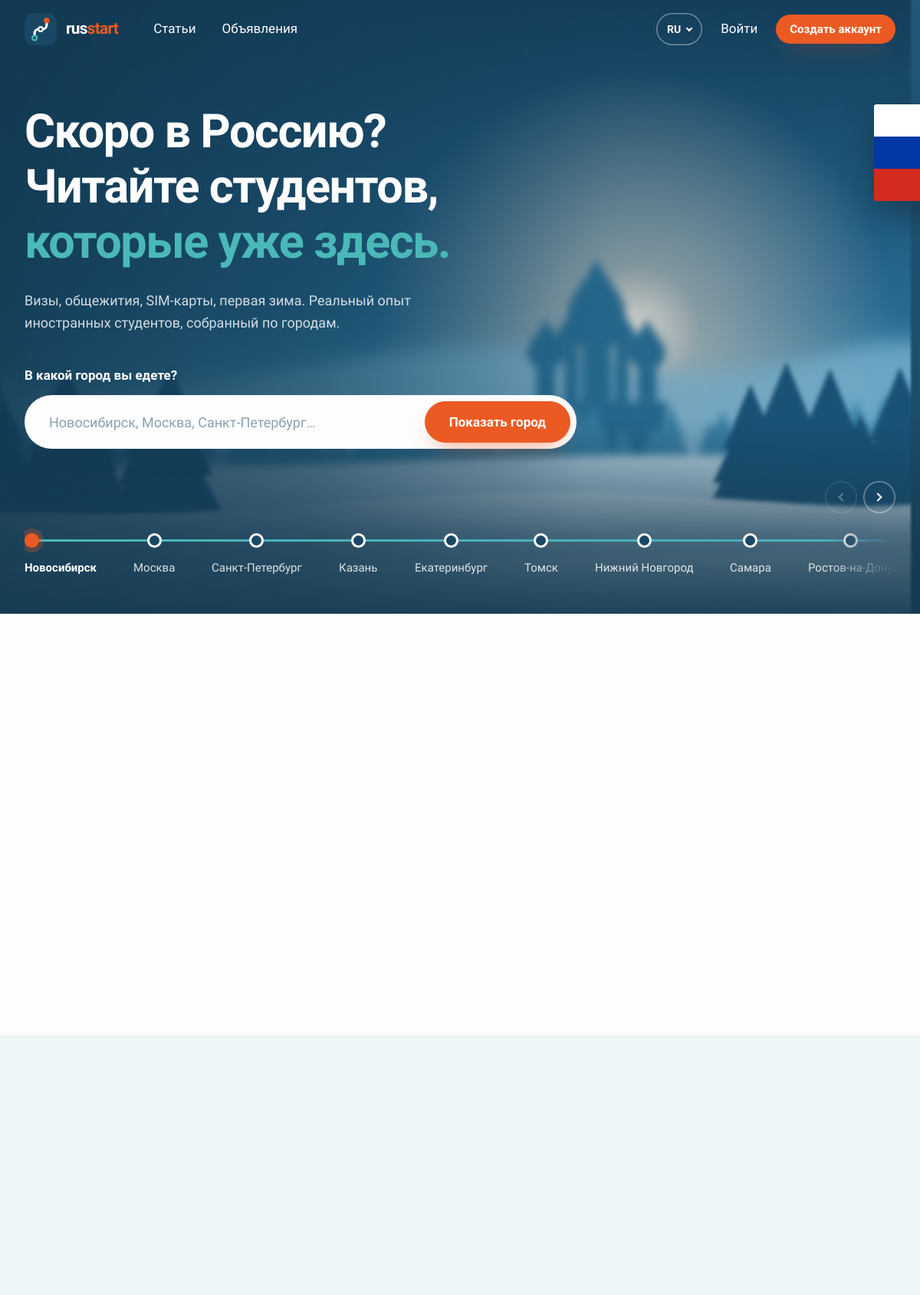
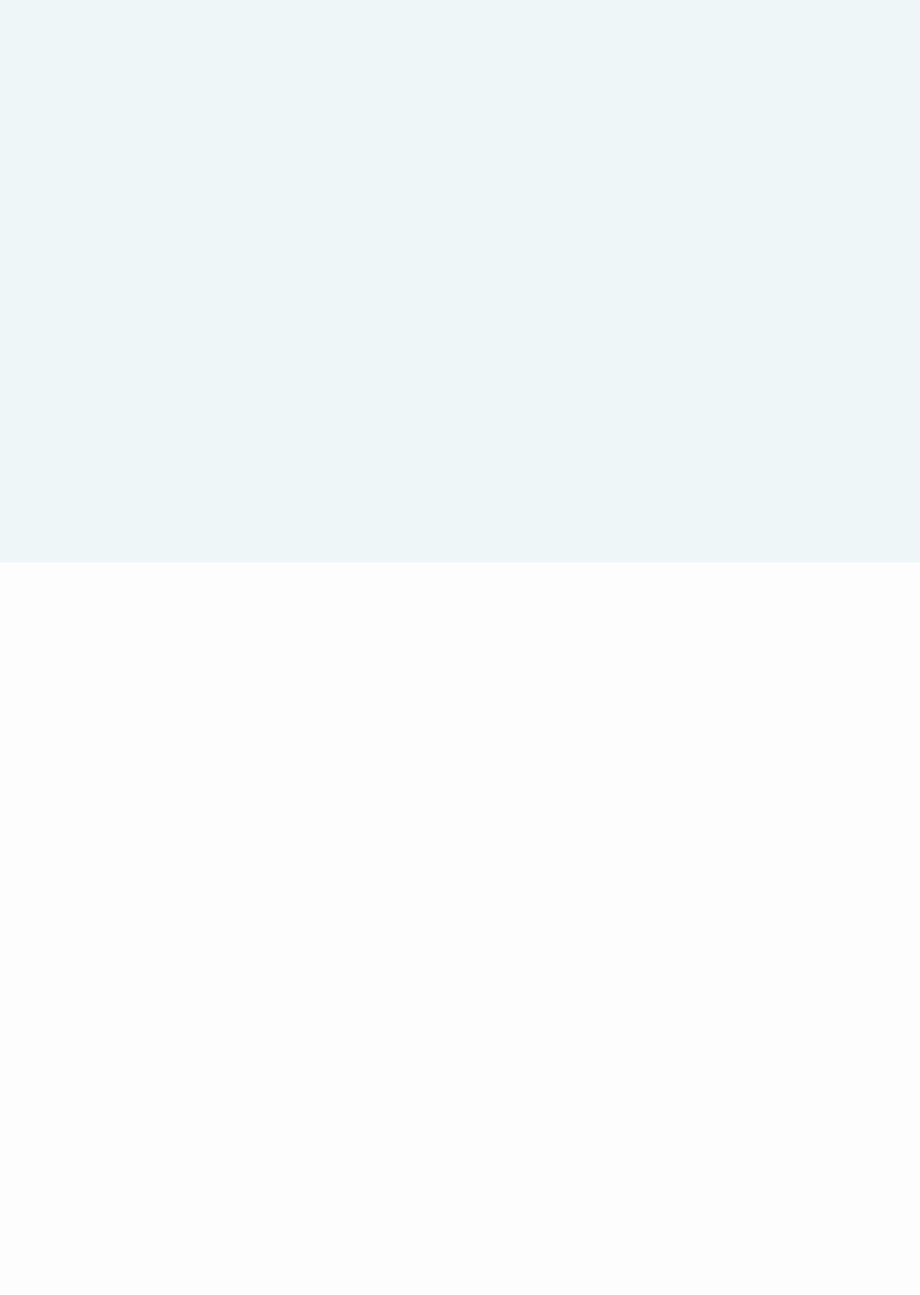
Page /ru/ (upper part) on the committed database (2 pictures, top to bottom).
### tables this page shows
CREATE TABLE IF NOT EXISTS cities (
    id         INT UNSIGNED AUTO_INCREMENT PRIMARY KEY,
    name       VARCHAR(80)  NOT NULL,
    name_ru    VARCHAR(80)  NULL,
    slug       VARCHAR(100) NOT NULL UNIQUE,
    is_default TINYINT(1)   NOT NULL DEFAULT 0,
    created_at TIMESTAMP    NOT NULL DEFAULT CURRENT_TIMESTAMP
);

### app/helpers.php (called while the page is built, shortened)
<?php
function e($value): string
{
    return htmlspecialchars((string) $value, ENT_QUOTES, 'UTF-8');
}
function url(string $path = ''): string
{
    return BASE_URL . (LANG === 'ru' ? '/ru' : '') . '/' . ltrim($path, '/');
}
function render(string $view, array $data = []): void
{
    extract($data);
    require ROOT . "/app/views/$view.php";
    require ROOT . '/app/views/layout.php';
}
function all_cities(): array
{
    global $config;
    static $rows = null;
    return $rows ??= q('SELECT c.id, ' . name_sql('c') . ' AS name, c.slug FROM cities c
                        ORDER BY c.slug = ? DESC, c.is_default DESC, IF(c.is_default, c.id, 0), name',
        [$config['main_city']])->fetchAll();
}

### app/pages/home.php (called while the page is built)
<?php
$articles = find_posts('articles', [], 5);
$ads = find_posts('ads', [], 6);
$topics = q("SELECT " . name_sql('k') . " AS name, k.slug, COUNT(a.id) AS total
             FROM categories k LEFT JOIN articles a ON a.category_id = k.id
             WHERE k.type = 'article'
             GROUP BY k.id ORDER BY k.is_default DESC, total DESC, k.id LIMIT 20")->fetchAll();
render('home', [
    'title'    => t('Student guides and marketplace for life in Russia'),
    'articles' => $articles,
    'ads'      => $ads,
    'topics'   => $topics,
    'stations' => all_cities(),
    'bodyClass' => 'is-home',
]);

### app/i18n.php (called while the page is built, shortened)
<?php
function t(string $text, ...$args): string
{
    $text = $GLOBALS['strings'][$text] ?? $text;
    return $args ? vsprintf($text, $args) : $text;
}
function et(string $text, ...$args): string
{
    return htmlspecialchars(t($text, ...$args), ENT_QUOTES, 'UTF-8');
}
function name_sql(string $alias): string
{
    return LANG === 'ru' ? "COALESCE(NULLIF($alias.name_ru, ''), $alias.name)" : "$alias.name";
}

### app/db.php (called while the page is built)
<?php
function db(): PDO
{
    static $pdo = null;
    if ($pdo === null) {
        global $config;
        $d = $config['db'];
        $dsn = "mysql:host={$d['host']};port={$d['port']};dbname={$d['name']};charset=utf8mb4";
        try {
            $pdo = new PDO($dsn, $d['user'], $d['pass'], [
                PDO::ATTR_ERRMODE            => PDO::ERRMODE_EXCEPTION,
                PDO::ATTR_DEFAULT_FETCH_MODE => PDO::FETCH_ASSOC,
                PDO::ATTR_EMULATE_PREPARES   => false,
            ]);
        } catch (PDOException $e) {
            http_response_code(500);
            $detail = $config['debug'] ? htmlspecialchars($e->getMessage()) : '';
            exit("<h1>Database is not reachable</h1><p>Check that MySQL is running and the settings in config/config.php are correct.</p><p>$detail</p>");
        }
    }
    return $pdo;
}
function q(string $sql, array $params = []): PDOStatement
{
    $st = db()->prepare($sql);
    $st->execute($params);
    return $st;
}

### config/config.php (called while the page is built, shortened)
<?php
$config = [
    'app_name' => 'RusStart',
    'main_city' => 'novosibirsk',
    'db' => [
        'host' => '127.0.0.1',
        'port' => 3307,
        'name' => 'russtart',
        'user' => 'root',
        'pass' => '',
    ],
    'google' => [
        'client_id'     => '',
        'client_secret' => '',
    ],
    'mail' => [
        'driver'    => 'log',
        'from'      => 'no-reply@russtart.local',
        'from_name' => 'RusStart',
        'smtp'      => ['host' => 'smtp.gmail.com', 'port' => 587, 'secure' => 'tls', 'user' => '', 'pass' => ''],
    ],
    'debug' => true,
];
$local = __DIR__ . '/config.local.php';
return $config;

### app/bootstrap.php (called while the page is built, shortened)
<?php
$config = require ROOT . '/config/config.php';
require ROOT . '/app/db.php';
require ROOT . '/app/helpers.php';
require ROOT . '/app/i18n.php';
require ROOT . '/app/auth.php';

### app/auth.php (called while the page is built, shortened)
<?php
function current_user(): ?array
{
    static $user = false;
    if ($user === false) {
        $user = null;
    }
    return $user;
}

### app/views/home.php (the view, shortened to what this page needs)
<?php $cityNames = array_column(all_cities(), 'name'); ?>
<section class="hero">
    <div class="wrap hero-inner">
        <h1 class="hero-title">
            <span class="line"><span><?= et('Landing in Russia soon?') ?></span></span>
            <span class="line"><span><?= et('Read the students') ?></span></span>
            <span class="line"><span><?= et('who got there first.') ?></span></span>
        </h1>
        <p class="hero-lead"><?= et('Visas, dormitories, SIM cards, the first winter. Real experience from international students, sorted by the city you are going to.') ?></p>
        <form class="hero-search" method="get" action="<?= url('go') ?>" role="search">
            <label for="hero-city"><?= et('Which city are you going to?') ?></label>
            <div class="hero-search-row">
                <div class="suggest" data-suggest='<?= e(json_encode($cityNames, JSON_UNESCAPED_UNICODE)) ?>'>
                    <input id="hero-city" type="text" name="q" placeholder="<?= e(implode(', ', array_slice($cityNames, 0, 3))) ?>…" autocomplete="off" required>
                </div>
                <button class="btn btn-primary btn-lg" type="submit"><?= et('Show my city') ?></button>
            </div>
        </form>
        <div class="route-wrap" data-route>
            <nav class="route" aria-label="<?= et('Cities') ?>">
                <ol>
                    <?php foreach ($stations as $i => $s): ?>
                        <li style="--i: <?= min($i, 9) ?>"<?= $s['slug'] === $config['main_city'] ? ' class="is-main"' : '' ?>><a href="<?= url('city/' . $s['slug']) ?>" draggable="false"><i aria-hidden="true"></i><?= e($s['name']) ?></a></li>
                    <?php endforeach ?>
                </ol>
            </nav>
            <div class="route-arrows" hidden>
                <button type="button" data-route-prev aria-label="<?= et('Previous cities') ?>"></button>
                <button type="button" data-route-next aria-label="<?= et('More cities') ?>"></button>
            </div>
        </div>
    </div>
</section>
<section class="section">
    <div class="wrap">
    </div>
</section>
<section class="section section-tint">
</section>
<section class="section">
    <div class="wrap">
    </div>
</section>
<?php if (!current_user()): ?>
<section class="section">
    <div class="wrap">
    </div>
</section>
<?php endif ?>

### index.php (shortened to what this page needs)
<?php
require __DIR__ . '/app/bootstrap.php';
$path = ROUTE_PATH;
$slug = '([a-z0-9][a-z0-9-]*)';
$routes = [
    '#^/$#'                           => 'home',
    '#^/go$#'                         => 'go',
    '#^/language/(en|ru)$#'           => 'lang',
    '#^/login$#'                      => 'login',
    '#^/register$#'                   => 'register',
    '#^/check$#'                      => 'check',
    '#^/forgot-password$#'            => 'forgot',
    '#^/reset-password$#'             => 'reset',
    '#^/logout$#'                     => 'logout',
    '#^/auth/google$#'                => 'google',
    '#^/auth/google/callback$#'       => 'google_callback',
    '#^/me$#'                         => 'me',
    '#^/articles$#'                   => 'articles',
    '#^/articles/new$#'               => 'article_form',
    "#^/articles/$slug/edit$#"        => 'article_form',
    "#^/articles/$slug/delete$#"      => 'article_delete',
    "#^/articles/$slug$#"             => 'article_show',
    '#^/market$#'                     => 'market',
    '#^/market/new$#'                 => 'ad_form',
    "#^/market/$slug/edit$#"          => 'ad_form',
    "#^/market/$slug/delete$#"        => 'ad_delete',
    "#^/market/$slug$#"               => 'ad_show',
    "#^/city/$slug$#"                 => 'city',
];
foreach ($routes as $pattern => $page) {
    if (preg_match($pattern, $path, $m)) {
        require ROOT . "/app/pages/$page.php";
        exit;
    }
}

### rows in the picture
cities: min($i, 9) 0 (drawn), name "Новосибирск"
cities: min($i, 9) 1 (drawn), name "Москва"
cities: min($i, 9) 2 (drawn), name "Санкт-Петербург"
cities: min($i, 9) 3 (drawn), name "Казань"
cities: min($i, 9) 4 (drawn), name "Екатеринбург"
cities: min($i, 9) 5 (drawn), name "Томск"
cities: min($i, 9) 6 (drawn), name "Нижний Новгород"
cities: min($i, 9) 7 (drawn), name "Самара"
cities: min($i, 9) 8 (drawn), name "Ростов-на-Дону"
